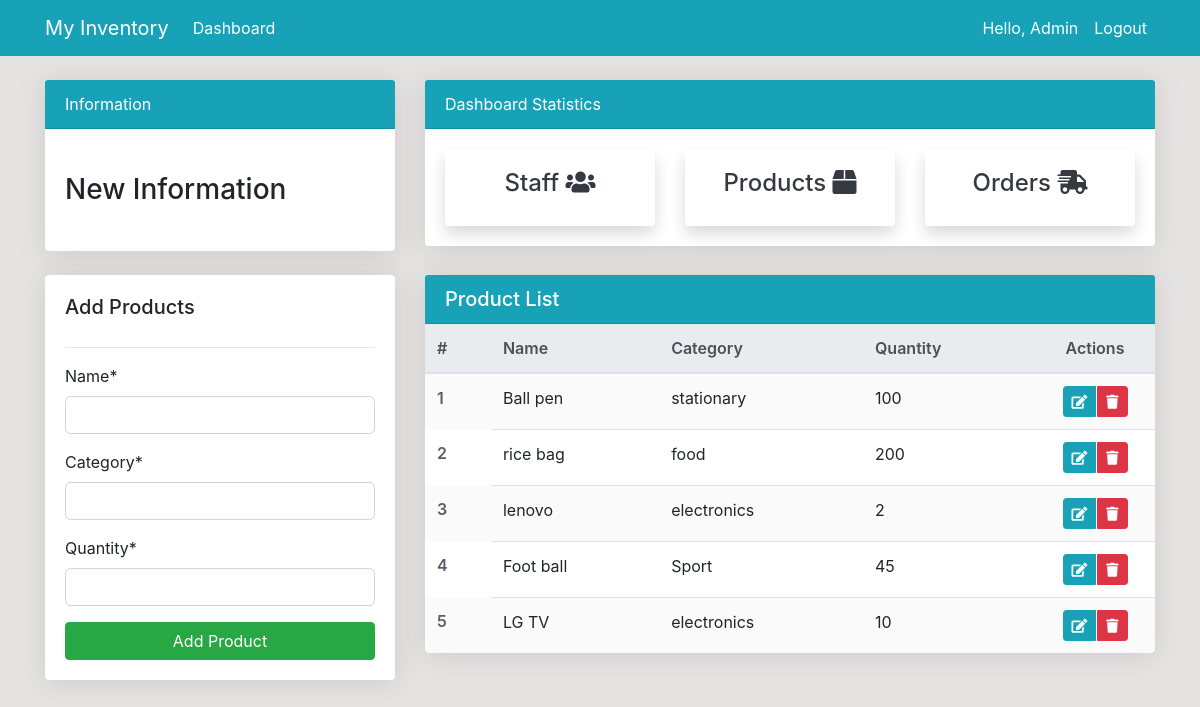
/dashboard/product/ (signed in), run on an earlier commit of the app's database.
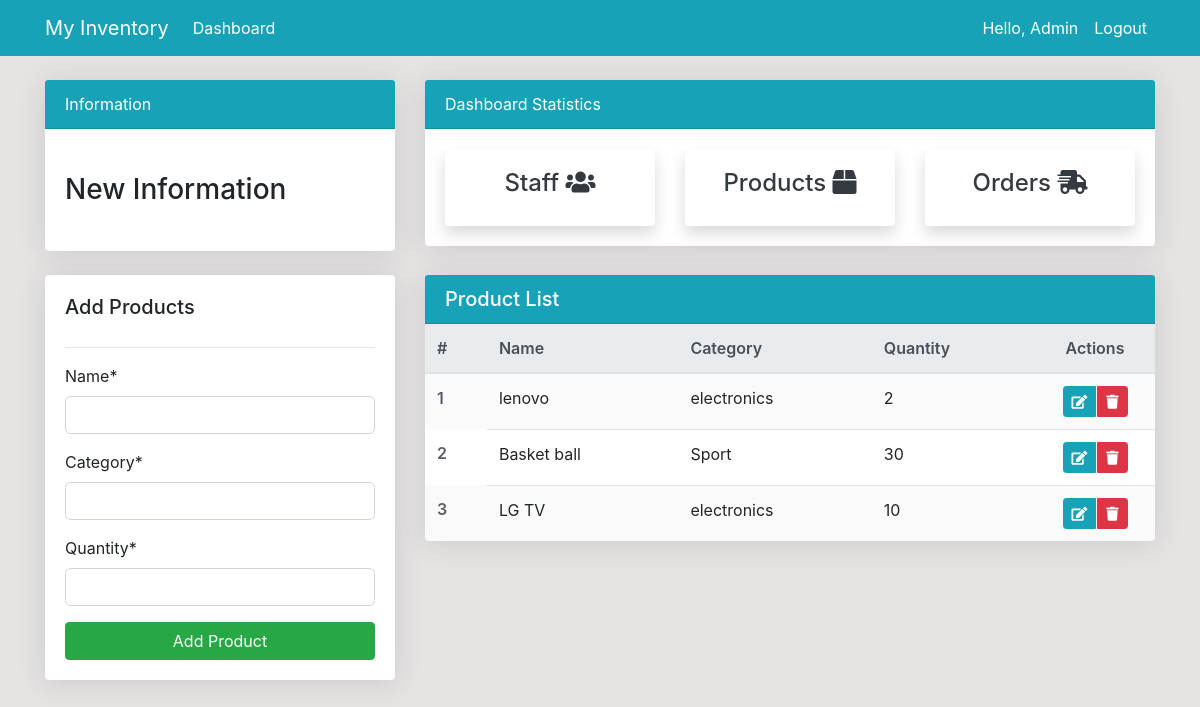
And on a later commit of the database.
### dashboard/models.py (models this page shows, shortened)
class product(models.Model):
    name = models.CharField(max_length = 100, null = True)
    category = models.CharField(max_length = 20,null = True)
    Quantity = models.PositiveBigIntegerField(null = True)
    class Meta:
        verbose_name_plural = 'Product'

### dashboard/views.py (the view)
# urls.py: path('product/',views.products,name='dashboard-product'),
@login_required(login_url='user-login')
def products(request):
    items = product.objects.all()
    if request.method =='POST':
        form = ProductForm(request.POST)
        if form.is_valid():
            form.save()
            return redirect('dashboard-product')
    else:
        form = ProductForm()
    context = {
        'items' : items,
        'form' : form,
    }
    user = request.user
    if not user.is_superuser:
        return render(request, 'dashboard/access_denied.html')
    return render(request, 'dashboard/product.html',context)

### dashboard/forms.py
class ProductForm(forms.ModelForm):
    class Meta:
        model = product
        fields = ['name','category','Quantity']

### templates/dashboard/product.html (shortened to what this page needs)
{% extends 'partials/base.html' %}
{% load crispy_forms_tags %}
{%block content%}
{% include 'partials/topside.html' %}
<div class="row my-4">
  <div class="col-md-4">
    <div class="card card-body">
      <h5 class="card-title">Add Products</h5>
      <hr />
      <form method="POST">
          {{ form|crispy }}
        <input class="btn btn-success btn-block" type="submit" value="Add Product">
      </form>
    </div>
  </div>
  <div class="col-md-8">
    <div class="card">
      <div class="card-header bg-info text-white">
        <h5 class="card-title mb-0">Product List</h5>
      </div>
      <div class="card-body p-0">
        <table class="table table-striped table-hover mb-0">
          <thead class="thead-light">
            <tr>
              <th scope="col">#</th>
              <th scope="col">Name</th>
              <th scope="col">Category</th>
              <th scope="col">Quantity</th>
              <th scope="col" class="text-center" style="width: 120px;">Actions</th>
            </tr>
          </thead>
          <tbody>
            {% for item in items %}
            <tr>
              <th scope="row">{{ forloop.counter }}</th>
              <td>{{ item.name }}</td>
              <td>{{ item.category}}</td>
              <td>{{ item.Quantity}}</td>
              <td class="text-center">
                <div class="btn-group" role="group">
                  <a class="btn btn-info btn-sm" href="{% url 'dashboard-edit' item.id %}" title="Edit">
                    <i class="fas fa-edit"></i>
                  </a>
                  <a class="btn btn-danger btn-sm" href="{% url 'dashboard-delete' item.id %}" title="Delete">
                    <i class="fas fa-trash"></i>
                  </a>
                </div>
              </td>
            </tr>
            {% endfor %}
          </tbody>
        </table>
      </div>
    </div>
  </div>
</div>
{%endblock%}

### templates/partials/base.html (shortened to what this page needs)
{% load static %}
<!DOCTYPE html>
<html lang="en">
  <head>
    <link
      rel="stylesheet"
      href="https://cdn.jsdelivr.net/npm/bootstrap@4.6.0/dist/css/bootstrap.min.css"
    />
    <link
      rel="stylesheet"
      href="https://use.fontawesome.com/releases/v5.15.2/css/all.css"
    />
    <link rel="stylesheet" href="{% static '/style.css' %}" />
  </head>
  <body>
    {% include 'partials/nav.html' %}
    <div class="container">{% block content %} {% endblock %}</div>
  </body>
</html>

### templates/partials/nav.html (shortened to what this page needs)
<nav class="navbar navbar-expand-lg navbar-info bg-info">
  <div class="container">
    <a class="navbar-brand text-white" href="{% if user.is_authenticated %}{% url 'dashboard-index' %}{% else %}{% url 'user-login' %}{% endif %}">
      My Inventory
    </a>
    <div class="collapse navbar-collapse" id="navbarSupportedContent">
      {% if user.is_authenticated %}
      <ul class="navbar-nav mr-auto">
        <li class="nav-item active">
          <a class="nav-link text-white" href="{% url 'dashboard-index' %}">
            Dashboard <span class="sr-only">(current)</span>
          </a>
        </li>
      </ul>
      {% endif %}
      <ul class="navbar-nav ml-auto">
        {% if user.is_authenticated %}
          <li class="nav-item active">
            <a class="nav-link text-white" href="{% url 'user-profile' %}">
              Hello, {{ user.username }}<span class="sr-only">(current)</span>
            </a>
          </li>
          <li class="nav-item">
            <a class="nav-link text-white" href="{% url 'user-logout' %}">
              Logout
            </a>
          </li>
        {% endif %}
      </ul>
    </div>
  </div>
</nav>

### templates/partials/topside.html (shortened to what this page needs)
<div class="row">
  <div class="col-md-4 mt-4">
    <div class="card">
      <div class="card-header bg-info text-white">Information</div>
      <div class="card-body">
        <marquee behavior="" direction="">
          <h3 class="my-4">New Information</h3>
        </marquee>
      </div>
    </div>
  </div>
  <div class="col-md-8 mt-4">
    <div class="card">
      <div class="card-header bg-info text-white">Dashboard Statistics</div>
      <div class="card-body">
        <div class="row">
          <div class="col-md-4">
            <a
              class="text-decoration-none text-dark"
              href="{% url 'dashboard-staff' %}"
            >
              <div class="card my-card shadow">
                <div class="card-body text-center">
                  <h4>Staff <i class="fas fa-users"></i></h4>
                </div>
              </div>
            </a>
          </div>
          <div class="col-md-4">
            <a
              class="text-decoration-none text-dark"
              href="{% url 'dashboard-product' %}"
            >
              <div class="card my-card shadow">
                <div class="card-body text-center">
                  <h4>Products <i class="fas fa-box"></i></h4>
                </div>
              </div>
            </a>
          </div>
          <div class="col-md-4">
            <a
              class="text-decoration-none text-dark"
              href="{% url 'dashboard-order' %}"
            >
              <div class="card my-card shadow">
                <div class="card-body text-center">
                  <h4>Orders <i class="fas fa-shipping-fast"></i></h4>
                </div>
              </div>
            </a>
          </div>
        </div>
      </div>
    </div>
  </div>
</div>

### static/style.css (style rules this page uses)
body { background: rgb(230, 227, 227); }

### templates/dashboard/product.html (style rules this page uses)
.card { border: none; box-shadow: 0 0.15rem 1.75rem 0 rgba(58, 59, 69, 0.15); }
.card-body { padding: 1.25rem; }
.form-control { border-radius: 0.35rem; }
.btn-success { background-color: #28a745; border-color: #28a745; }
.btn-info { background-color: #17a2b8; border-color: #17a2b8; }
.btn-danger { background-color: #dc3545; border-color: #dc3545; }
.table th { border-top: none; font-weight: 600; color: #5a5c69; }
.thead-light th { background-color: #f8f9fc; border-color: #e3e6f0; }
.table-striped tbody tr:nth-of-type(odd) { background-color: rgba(0, 0, 0, 0.02); }
.btn-sm { padding: 0.25rem 0.5rem; font-size: 0.875rem; }
.btn-group .btn { margin: 0 2px; }
.btn-group .btn:first-child { margin-left: 0; }
.btn-group .btn:last-child { margin-right: 0; }

What changed in the data, as far as the page shows it:
removed product: name "Ball pen", category "stationary", Quantity "100"
removed product: name "rice bag", category "food", Quantity "200"
changed product "Sport": name "Foot ball" → "Basket ball"; Quantity "45" → "30"
